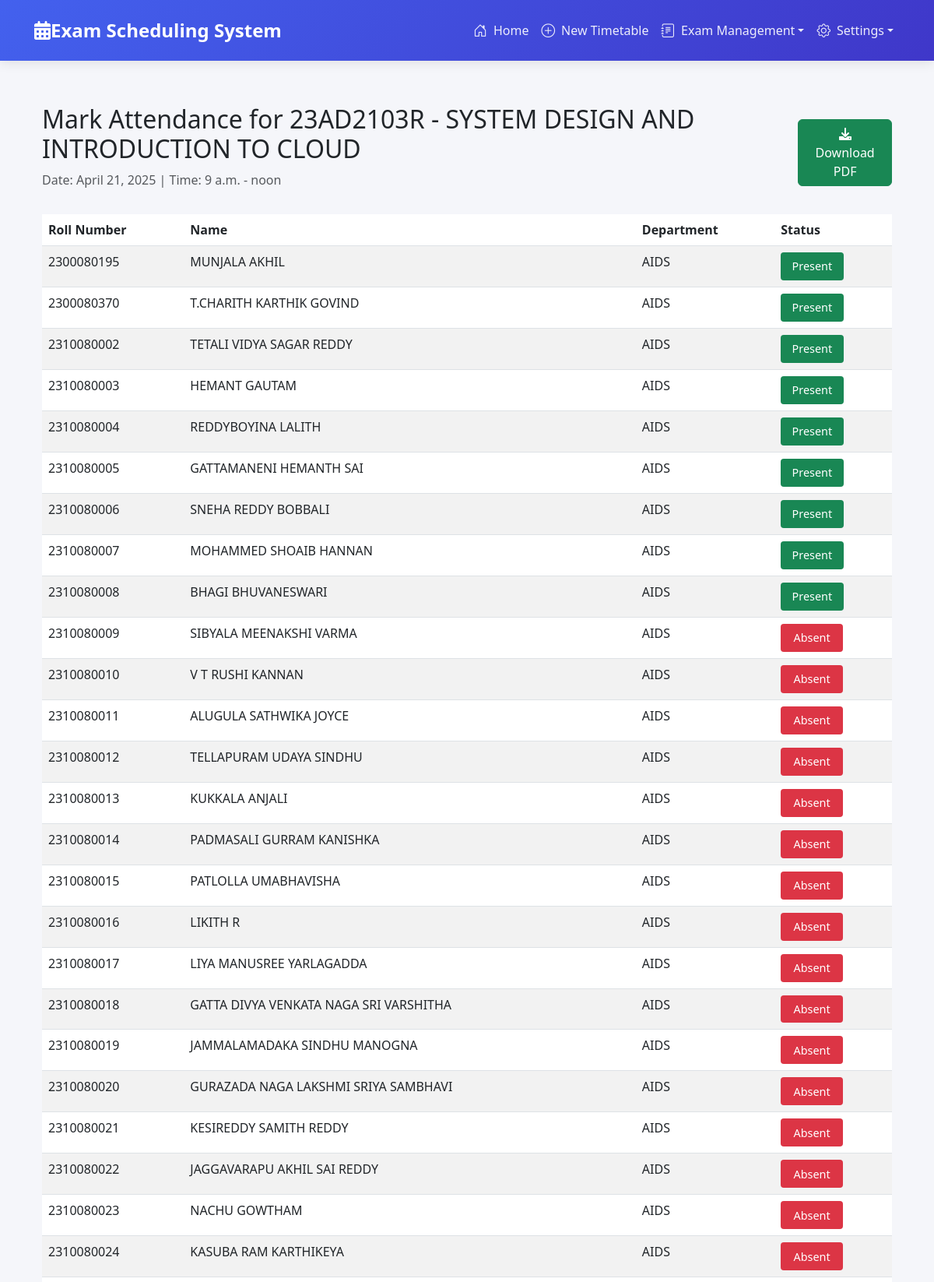
/halls/exam/155/mark-attendance/ (upper part), run on the app's committed database.
### exams/models.py (models this page shows, shortened)
class Exam(models.Model):
    timetable = models.ForeignKey(Timetable, on_delete=models.CASCADE, related_name='exams')
    course = models.ForeignKey(Course, on_delete=models.CASCADE)
    date = models.DateField()
    start_time = models.TimeField()
    end_time = models.TimeField()
    hall = models.ForeignKey(Classroom, on_delete=models.SET_NULL, null=True)
    invigilators = models.ManyToManyField(Invigilator, related_name='exams')

class Course(models.Model):
    YEAR_CHOICES = [
        ('1', 'First Year'),
        ('2', 'Second Year'),
        ('3', 'Third Year'),
        ('4', 'Fourth Year'),
    ]
    code = models.CharField(max_length=10, unique=True)
    name = models.CharField(max_length=100)
    department = models.ForeignKey(Department, on_delete=models.CASCADE, related_name='courses')
    year = models.CharField(max_length=1, choices=YEAR_CHOICES, default='1')
    semester = models.IntegerField(validators=[MinValueValidator(1)], default=1)
    credits = models.IntegerField(validators=[MinValueValidator(1)], default=3)
    class Meta:
        ordering = ['code']

class Student(models.Model):
    name = models.CharField(max_length=100)
    roll_number = models.CharField(max_length=20, unique=True)
    semester = models.IntegerField()
    department = models.CharField(max_length=100)
    courses = models.ManyToManyField(Course, related_name='students')
    hostel_block = models.CharField(max_length=50, blank=True, null=True)
    room_number = models.CharField(max_length=10, blank=True, null=True)

### exams/views.py (the view, shortened to what this page needs)
# urls.py: path('exam/<int:exam_id>/mark-attendance/', views.mark_attendance, name='mark_attendance'),
def mark_attendance(request, exam_id):
    exam = get_object_or_404(Exam, id=exam_id)
    students = Student.objects.filter(courses=exam.course)
    return render(request, 'exams/mark_attendance.html', {
        'exam': exam,
        'students': students
    })

### exams/templates/exams/mark_attendance.html (shortened to what this page needs)
{% extends 'base.html' %}
{% load static %}
{% block content %}
<div class="container mt-4">
    <div class="d-flex justify-content-between align-items-center mb-3">
        <div>
            <h2>Mark Attendance for {{ exam.course.code }} - {{ exam.course.name }}</h2>
            <p class="text-muted">Date: {{ exam.date }} | Time: {{ exam.start_time }} - {{ exam.end_time }}</p>
        </div>
        <div>
            <a href="{% url 'download_attendance' exam.id %}" class="btn btn-success">
                <i class="fas fa-download"></i> Download PDF
            </a>
        </div>
    </div>
    <form method="post">
        <div class="table-responsive">
            <table class="table table-striped">
                <thead>
                    <tr>
                        <th>Roll Number</th>
                        <th>Name</th>
                        <th>Department</th>
                        <th>Status</th>
                    </tr>
                </thead>
                <tbody>
                    {% for student in students %}
                    <tr>
                        <td>{{ student.roll_number }}</td>
                        <td>{{ student.name }}</td>
                        <td>{{ student.department }}</td>
                        <td>
                            <div class="status-box" data-student-id="{{ student.id }}">
                                <div class="status-badge {% if student.attendance_set.first.present %}present{% else %}absent{% endif %}"
                                     onclick="toggleStatus(this)">
                                    {% if student.attendance_set.first.present %}Present{% else %}Absent{% endif %}
                                </div>
                            </div>
                        </td>
                    </tr>
                    {% endfor %}
                </tbody>
            </table>
        </div>
    </form>
</div>
{% endblock %}

### templates/base.html (style rules this page uses)
:root { --primary-color: #4361ee; --secondary-color: #3f37c9; --accent-color: #4895ef; --light-color: #f8f9fa; --dark-color: #212529; --success-color: #2ecc71; --danger-color: #e74c3c; --warning-color: #f39c12; --info-color: #3498db; }
body { background-color: #f5f6fa; font-family: 'Segoe UI', Tahoma, Geneva, Verdana, sans-serif; min-height: 100vh; display: flex; flex-direction: column; }

### exams/templates/exams/mark_attendance.html (style rules this page uses)
.status-badge { display: inline-block; padding: 0.5em 1em; font-size: 0.9em; min-width: 80px; text-align: center; border-radius: 4px; cursor: pointer; transition: all 0.3s ease; }
.status-badge.present { background-color: #198754; color: white; }
.status-badge.absent { background-color: #dc3545; color: white; }

### data on the page
Exam: course.code "23AD2103R", course.name "SYSTEM DESIGN AND INTRODUCTION TO CLOUD", date "April 21, 2025", start_time "9 a.m.", end_time "noon"
Student: roll_number "2300080195", name "MUNJALA AKHIL", department "AIDS", shows "Present"
Student: roll_number "2300080370", name "T.CHARITH KARTHIK GOVIND", department "AIDS", shows "Present"
Student: roll_number "2310080002", name "TETALI VIDYA SAGAR REDDY", department "AIDS", shows "Present"
Student: roll_number "2310080003", name "HEMANT GAUTAM", department "AIDS", shows "Present"
Student: roll_number "2310080004", name "REDDYBOYINA LALITH", department "AIDS", shows "Present"
Student: roll_number "2310080005", name "GATTAMANENI HEMANTH SAI", department "AIDS", shows "Present"
Student: roll_number "2310080006", name "SNEHA REDDY BOBBALI", department "AIDS", shows "Present"
Student: roll_number "2310080007", name "MOHAMMED SHOAIB HANNAN", department "AIDS", shows "Present"
Student: roll_number "2310080008", name "BHAGI BHUVANESWARI", department "AIDS", shows "Present"
Student: roll_number "2310080009", name "SIBYALA MEENAKSHI VARMA", department "AIDS", shows "Absent"
Student: roll_number "2310080010", name "V T RUSHI KANNAN", department "AIDS", shows "Absent"
Student: roll_number "2310080011", name "ALUGULA SATHWIKA JOYCE", department "AIDS", shows "Absent"
Student: roll_number "2310080012", name "TELLAPURAM UDAYA SINDHU", department "AIDS", shows "Absent"
Student: roll_number "2310080013", name "KUKKALA ANJALI", department "AIDS", shows "Absent"
Student: roll_number "2310080014", name "PADMASALI GURRAM KANISHKA", department "AIDS", shows "Absent"
Student: roll_number "2310080015", name "PATLOLLA UMABHAVISHA", department "AIDS", shows "Absent"
Student: roll_number "2310080016", name "LIKITH R", department "AIDS", shows "Absent"
Student: roll_number "2310080017", name "LIYA MANUSREE YARLAGADDA", department "AIDS", shows "Absent"
Student: roll_number "2310080018", name "GATTA DIVYA VENKATA NAGA SRI VARSHITHA", department "AIDS", shows "Absent"
Student: roll_number "2310080019", name "JAMMALAMADAKA SINDHU MANOGNA", department "AIDS", shows "Absent"
Student: roll_number "2310080020", name "GURAZADA NAGA LAKSHMI SRIYA SAMBHAVI", department "AIDS", shows "Absent"
Student: roll_number "2310080021", name "KESIREDDY SAMITH REDDY", department "AIDS", shows "Absent"
Student: roll_number "2310080022", name "JAGGAVARAPU AKHIL SAI REDDY", department "AIDS", shows "Absent"
Student: roll_number "2310080023", name "NACHU GOWTHAM", department "AIDS", shows "Absent"
Student: roll_number "2310080024", name "KASUBA RAM KARTHIKEYA", department "AIDS", shows "Absent"
